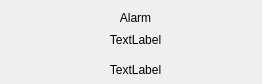
<?xml version="1.0" encoding="UTF-8"?>
<ui version="4.0">
 <class>Alarm</class>
 <widget class="QDialog" name="Alarm">
  <property name="geometry">
   <rect>
    <x>0</x>
    <y>0</y>
    <width>262</width>
    <height>84</height>
   </rect>
  </property>
  <property name="windowTitle">
   <string>Dialog</string>
  </property>
  <widget class="QLabel" name="label">
   <property name="geometry">
    <rect>
     <x>100</x>
     <y>10</y>
     <width>71</width>
     <height>16</height>
    </rect>
   </property>
   <property name="text">
    <string>Alarm</string>
   </property>
   <property name="alignment">
    <set>Qt::AlignCenter</set>
   </property>
  </widget>
  <widget class="QLabel" name="task">
   <property name="geometry">
    <rect>
     <x>50</x>
     <y>30</y>
     <width>171</width>
     <height>20</height>
    </rect>
   </property>
   <property name="text">
    <string>TextLabel</string>
   </property>
   <property name="alignment">
    <set>Qt::AlignCenter</set>
   </property>
  </widget>
  <widget class="QLabel" name="time">
   <property name="geometry">
    <rect>
     <x>30</x>
     <y>60</y>
     <width>211</width>
     <height>20</height>
    </rect>
   </property>
   <property name="text">
    <string>TextLabel</string>
   </property>
   <property name="alignment">
    <set>Qt::AlignCenter</set>
   </property>
  </widget>
 </widget>
 <resources/>
 <connections/>
</ui>
